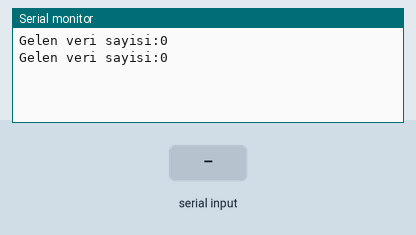
Recording of a sketch running on a simulated Arduino Uno, built with avr-gcc and run on an emulated ATmega328P. On the bench: the last lines printed to the serial monitor. The inputs (shaded band) are chosen by the test bench.

Above: at 1.2 s.
1.3 s: "1" received over Serial
At 2.6 s:
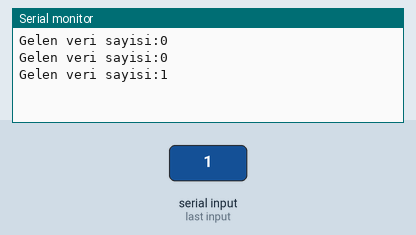
2.8 s: "0" received over Serial
At 3.8 s:
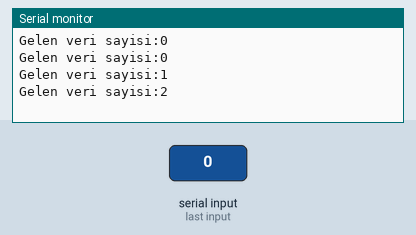
4.3 s: "2" received over Serial
At 5.5 s:
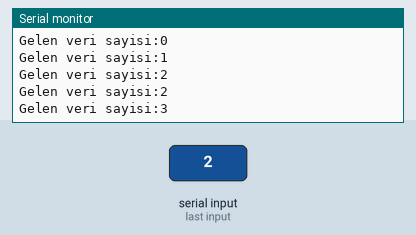
Timing chart, 0 to 7.3 s (numbered marks = the images above; inputs shaded):
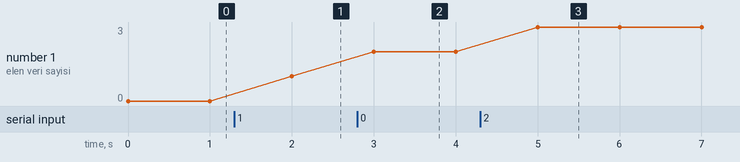

Measured:
- after the input at 1.3 s, the serial monitor: prints a new line after 0.70 s (image 1)
- after the input at 2.8 s, the serial monitor: prints a new line after 0.20 s (image 2)
- after the input at 4.3 s, the serial monitor: prints a new line after 0.70 s (image 3)
- plotted number 1: 0 → 1 after the input at 1.3 s, 1 → 2 after the input at 2.8 s, 2 → 3 after the input at 4.3 s

The sketch:

SeriHaberlesme3.ino
```cpp
/***************************************************************
 Arduino Kitabı - Coşkun Taşdemir
 Dikeyeksen Yayınları
 http://www.dikeyeksen.com/muhendislik/arduino.html

 Bölüm 9 - Seri Haberleşme

 Seri Haberlesme - Örnek 3

 Seri haberleşme – Flush fonksiyonu
 10 saniye boyunca seriporttan veriler toplanıyor.
 Daha sonra flush fonksiyonu ile seriport
 tamponu boşaltılıyor.
 ****************************************************************/

// seri haberleşme üzerinden gelen veri sayısı
int gelenVeriSayisi= 0;
void setup() {
  Serial.begin(9600); // Seri haberleşmeyi başlatıyoruz(9600 bps)
}
void loop() {
  int i = 0;
  //10 saniye boyunca seriporttan veri topla
  for(i = 0; i<10; i++){
    gelenVeriSayisi = Serial.available();
    Serial.print("Gelen veri sayisi:");
    Serial.println(gelenVeriSayisi);
    delay(1000);
  }
  //Seriport tamponunu boşalt
  Serial.flush();
  Serial.println("Tampon bosaltildi!");

  gelenVeriSayisi = Serial.available();
  Serial.print("Gelen veri sayisi:");
  Serial.println(gelenVeriSayisi);
  delay(1000);
}
```
